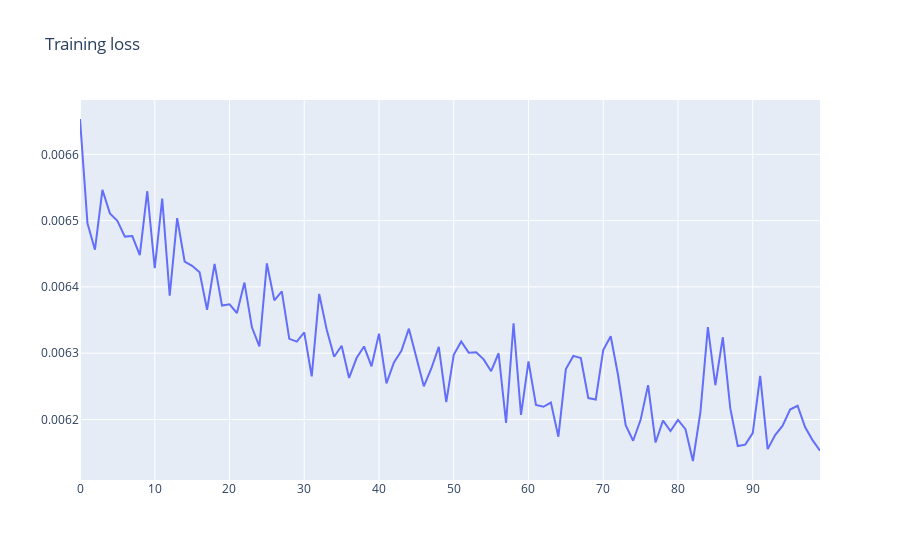

Write notebook code for a chart like this one.
### Code cell
hist = pd.DataFrame(history.history)
hist['epoch'] = history.epoch

plot_data = [
    go.Scatter(
        x=hist['epoch'],
        y=hist['loss'],
        name='loss'
    )
    
]

plot_layout = go.Layout(
        title='Training loss'
    )
fig = go.Figure(data=plot_data, layout=plot_layout)
pyoff.iplot(fig)
